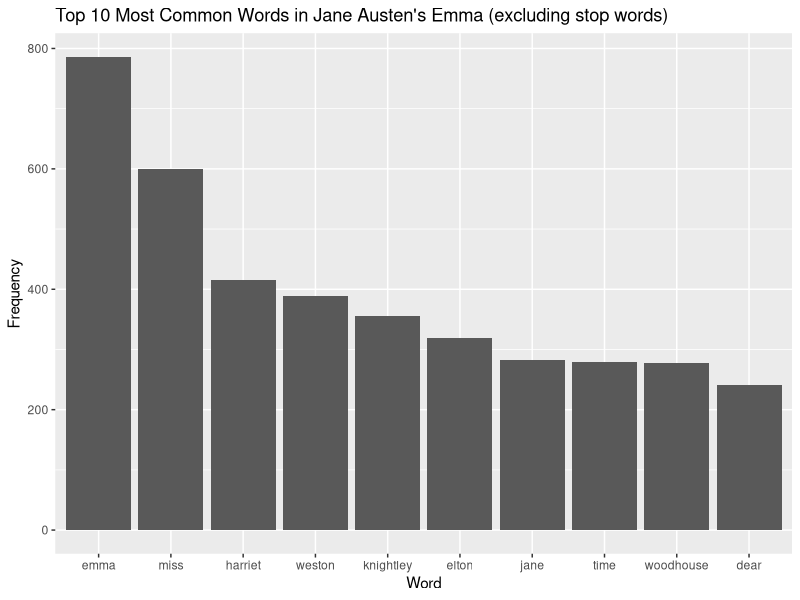

Generate this figure with R:
## ---- chunk 1
knitr::opts_chunk$set(echo = TRUE)
## ---- chunk 2
# Install and load required packages
if (!requireNamespace("janeaustenr", quietly = TRUE)) {
  install.packages("janeaustenr")
}

if (!requireNamespace("tidytext", quietly = TRUE)) {
  install.packages("tidytext")
}

if (!requireNamespace("ggplot2", quietly = TRUE)) {
  install.packages("ggplot2")
}

if (!requireNamespace("dplyr", quietly = TRUE)) {
  install.packages("dplyr")
}

# Load required libraries
library(janeaustenr)
library(tidytext)
library(ggplot2)
library(dplyr)
## ---- chunk 3
# Load the Jane Austen book from janeaustenr package
emma_text <- janeaustenr::austen_books() %>%
  filter(book == "Emma") %>%
  select(text)

# Tokenize the text
emma_words <- emma_text %>%
  unnest_tokens(word, text)

# Get stop words from tidytext package
stop_words <- tidytext::stop_words

# Remove stop words
emma_words <- anti_join(emma_words, stop_words, by = "word")

# Get the most common words
common_words <- emma_words %>%
  group_by(word) %>%
  summarize(n = n()) %>%
  top_n(10, n)

# Plot the most common words
ggplot(common_words, aes(x = reorder(word, -n), y = n)) +
  geom_col() +
  labs(title = "Top 10 Most Common Words in Jane Austen's Emma (excluding stop words)",
       x = "Word",
       y = "Frequency")
## ---- chunk 4
#' Convert words to a custom Pig Latin
#'
#' This function converts words to a custom Pig Latin by rearranging letters and adding a custom ending.
#'
#' @param words A character vector of words to be converted to Pig Latin.
#'
#' @return A character vector containing the words converted to Pig Latin.
#'
#' @examples
#' pig_latin(c("what", "your", "name"))
#' # Output: [1] "atwhoi" "ouryoi" "amenoi"
#' 
#' pig_latin(c("university", "british", "columbia"))
#' # Output: [1] "iversityunoi" "itishbroi"    "olumbiacoi"  
#'
#' @export
pig_latin <- function(words) {
  if (!is.character(words)) {
    stop("Input must be a character vector.")
  }

  pig_latin_word <- function(word) {
    # Rearrangement component
    vowels <- c("a", "e", "i", "o", "u")
    if (substr(word, 1, 1) %in% vowels) {
      # For words beginning with vowel sounds
      pig_word <- paste0(substr(word, 2, nchar(word)), substr(word, 1, 1))
    }  else {
      pig_word <- word
    }
      
    # For words that begin with consonant sounds or consonant cluster
    pig_word <- gsub("^([^aeiou]+)([aeiou].*)", "\\2\\1", pig_word, ignore.case = TRUE)

    # Addition component 'oi'to the end of the word, after rearranging the letters of the word.
    pig_word <- paste0(pig_word, "oi")

    return(pig_word)
  }
  return(as.character(sapply(words, pig_latin_word)))
}

## ---- chunk 5
pig_latin(c("what", "your", "name"))
pig_latin(c("university", "british", "columbia"))
## ---- chunk 6
if (!requireNamespace("testthat", quietly = TRUE)) {
  install.packages("testthat")
}

library(testthat)

test_that("Pig Latin conversion works correctly", {
  # Test 1: Basic test
  expect_equal(pig_latin(c("hello", "world", "apple")), c("ellohoi", "orldwoi", "eapploi"))

  # Test 2: Test with words starting with consonant clusters
  expect_equal(pig_latin(c("glove", "queen", "school")), c("ovegloi", "ueenqoi", "oolschoi"))

  # Test 3: Test with words starting with vowels
  expect_equal(pig_latin(c("elephant", "igloo", "umbrella")), c("ephanteloi", "ooigloi", "ellaumbroi"))
})
